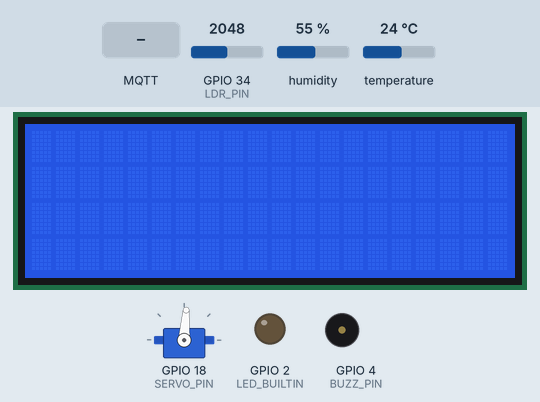
Simulated run of this sketch. Board: ESP32. Shown: servo, 20×4 character LCD, output pins drawn as LEDs (lit = HIGH), buzzer (waves = sounding). The test bench sets the inputs (shaded band); at power-on: GPIO 34 (LDR_PIN) = 2048, humidity 55 %, temperature 24 °C. WiFi joins after 1.5 s; servers stay silent unless stated; no MQTT or app messages arrive unless stated; what the sketch prints to the serial monitor is not drawn.

Above: at 2.7 s.
2.8 s: MQTT message "1" arrives on the first subscribed topic
At 5.1 s:
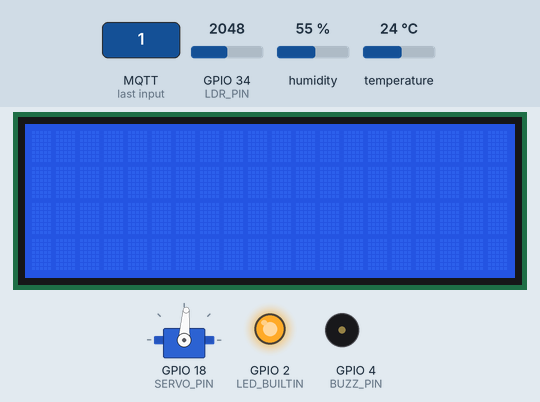
6.3 s: MQTT message "Main-ON-OFF" arrives on the first subscribed topic
At 9.4 s:
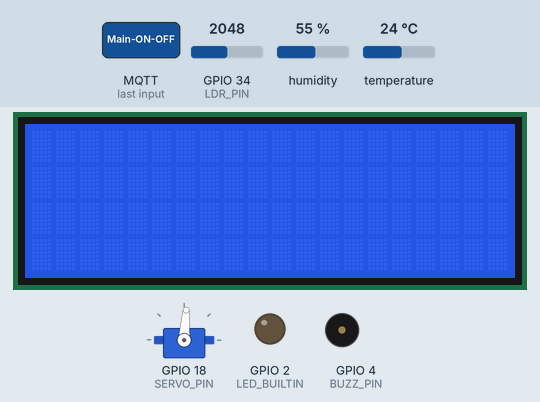
9.8 s: GPIO 34 (LDR_PIN) set to 2866
At 10.4 s:
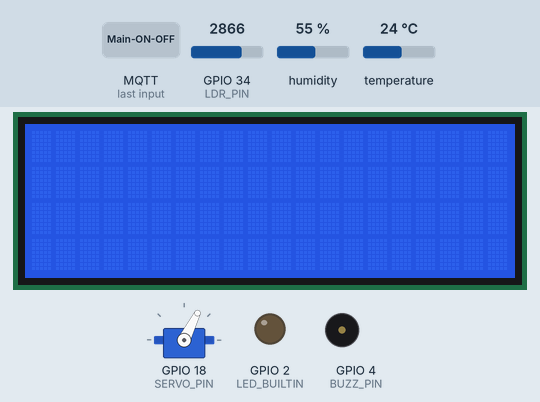
11.5 s: GPIO 34 (LDR_PIN) set to 3603
At 13.2 s:
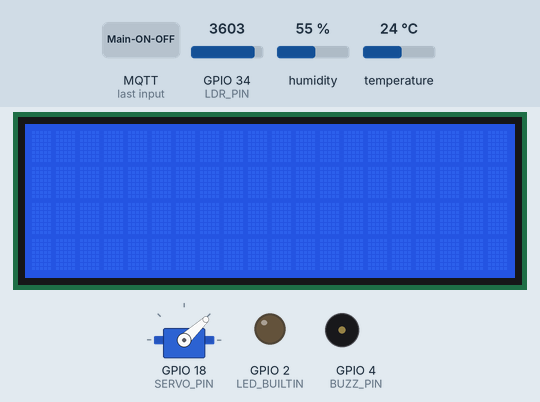
13.7 s: GPIO 34 (LDR_PIN) set to 4095
At 14.8 s:
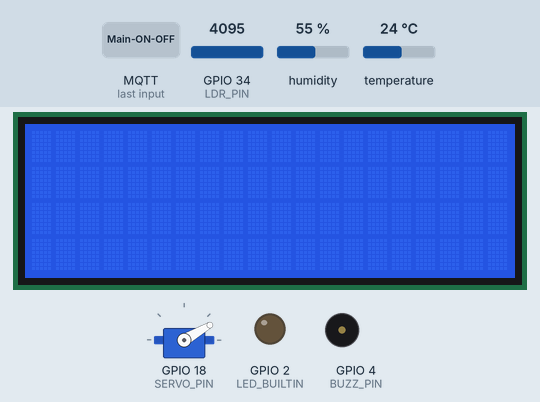
15.8 s: GPIO 34 (LDR_PIN) set to 1228
At 16.3 s:
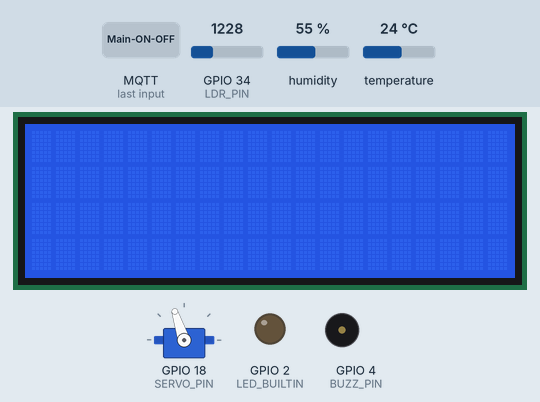
Timing chart, 0 to 18.3 s (numbered marks = the images above; inputs shaded):
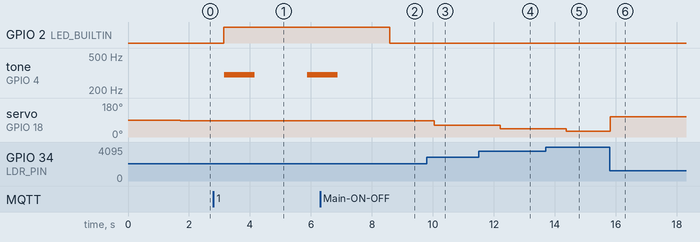

Measured:
- after the input at 2.8 s, GPIO 2 (LED_BUILTIN): LOW → HIGH after 0.33 s; tone on GPIO 4 (BUZZ_PIN): silent → 300 Hz after 0.36 s, → silent 1.0 s later, → 300 Hz 1.7 s later
- after the input at 6.3 s, GPIO 2 (LED_BUILTIN): HIGH → LOW after 2.3 s; tone on GPIO 4 (BUZZ_PIN): goes on until 6.9 s, then stays silent
- after the input at 9.8 s, servo on GPIO 18 (SERVO_PIN): 86° → 63° after 0.24 s
- after the input at 11.5 s, servo on GPIO 18 (SERVO_PIN): 63° → 43° after 0.71 s
- after the input at 13.7 s, servo on GPIO 18 (SERVO_PIN): 43° → 30° after 0.67 s
- after the input at 15.8 s, servo on GPIO 18 (SERVO_PIN): 30° → 108° at once

The sketch:

Medibox.ino
```cpp
#include <PubSubClient.h>
#include <WiFi.h>
#include <ESP32Servo.h>
#include <RTClib.h>
#include "DHTesp.h"
#include <LiquidCrystal_I2C.h>

#define LED_BUILTIN 2
#define LDR_PIN 34
#define BUZZ_PIN 4
#define DHT_PIN 15
#define SERVO_PIN 18

WiFiClient espClient;
PubSubClient mqttClient(espClient);
DHTesp dhtSensor;
Servo servo;
LiquidCrystal_I2C LCD = LiquidCrystal_I2C(0x27, 20, 4);


char tempAr[6];
char humidityAr[6];
char IntensityAr[6];
bool buzzerON = 0;
bool mainON = 0;
bool isAlarmTriggered = 0;
bool isBuzContinous = 0;
int AlarmDelay = 1;           // default
int Frequency = 300;         // default
int minAngle = 30;           // default
float controlFactor = 0.75;  // default
float Intensity;
int servoAngle = 0;


String dateTime;
String date;
String Alarm1;
String Alarm2;
String Alarm3;


void setup() {
  Serial.begin(115200);
  setupWiFi();
  setupMqtt();
  dhtSensor.setup(DHT_PIN, DHTesp::DHT22);
  servo.attach(SERVO_PIN, 500, 2400);

  LCD.init();
  LCD.backlight();

  pinMode(LED_BUILTIN, OUTPUT);
  digitalWrite(LED_BUILTIN, LOW);
}

void loop() {

  if (!mqttClient.connected()) {
    connectToBroker();
  }

  mqttClient.loop();

  updateIntensity();

  updateTempAndHumidity();


  checkBuzzer(Frequency, AlarmDelay);


  adjustServo();


  mqttClient.publish("TEMP", tempAr);
  delay(100);
  mqttClient.publish("HUMI", humidityAr);
  delay(100);
  mqttClient.publish("INTENSITY", IntensityAr);

}

void setupWiFi() {
  WiFi.begin("Wokwi-GUEST", "");

  while (WiFi.status() != WL_CONNECTED) {
    delay(500);
    Serial.print(".");
  }
  Serial.println("");
}

void setupMqtt() {
  mqttClient.setServer("test.mosquitto.org", 1883);
  mqttClient.setCallback(receiveCallback);
}

void connectToBroker() {  // subscribe to topics
  while (!mqttClient.connected()) {
    Serial.print("Attempting MQTT connection..");
    if (mqttClient.connect("ESP32-34534")) {
      Serial.println("Connected");

      mqttClient.subscribe("Main-ON-OFF");
      delay(10);
      mqttClient.subscribe("AlarmDelay");
      delay(10);
      mqttClient.subscribe("freq");
      delay(10);
      mqttClient.subscribe("dropDown");
      delay(10);
      mqttClient.subscribe("min-Angle");
      delay(10);
      mqttClient.subscribe("CF");
      delay(10);
      mqttClient.subscribe("alramTrigger");
      delay(10);
      mqttClient.subscribe("dateTime");

    } else {
      Serial.print("Failed");
      Serial.print(mqttClient.state());
      delay(5000);
    }
  }
}

void updateTempAndHumidity() {
  TempAndHumidity data = dhtSensor.getTempAndHumidity();
  String(data.temperature, 2).toCharArray(tempAr, 6);
  String(data.humidity, 2).toCharArray(humidityAr, 6);
}

void receiveCallback(char *topic, byte *payload, unsigned int length) {
  Serial.print("Message arrived [");
  Serial.print(topic);
  Serial.print("] ");

  char payloadCharAr[length];

  for (int i = 0; i < length; i++) {
    Serial.print((char)payload[i]);
    payloadCharAr[i] = (char)payload[i];
  }

  Serial.println();


  if (strcmp(topic, "Main-ON-OFF") == 0) {  // check the topic
    if (payloadCharAr[0] == '1') {
      digitalWrite(LED_BUILTIN, HIGH);
      buzzerON = 1;
      mainON = 1;
    } else {
      digitalWrite(LED_BUILTIN, LOW);
      buzzerON = 0;
      mainON = 0;
    }
  }


  else if (strcmp(topic, "alramTrigger") == 0) {  // check the topic
    if (length == 1)                              // if an alram is triggered the payload length = 1
    {
      buzzerON = 1;
      isAlarmTriggered = 1;
    } else if (mainON == 0)  // buzzer is switched off only if the main switch is off
    {

      buzzerON = 0;
      isAlarmTriggered = 0;
    }
    else {
      isAlarmTriggered = 0;
    }


  }

  else if (strcmp(topic, "dateTime") == 0) {  // Getting the relavant info from the payload
    date = String(payloadCharAr);
    Serial.println(date);
    dateTime = date.substring(0, 16);
    Alarm1 = date.substring(17, 22);
    Alarm2 = date.substring(23, 28);
    Alarm3 = date.substring(29, 34);

    updateDisplay();

  }


  else if (strcmp(topic, "dropDown") == 0) {  // check the topic
    if (payloadCharAr[0] == '1') {
      isBuzContinous = 0;  //repeated on-off

    } else {
      isBuzContinous = 1;  //continuous -> no delay
      AlarmDelay = 0;
    }
  }

  else if (strcmp(topic, "AlarmDelay") == 0) {  // check the topic
    AlarmDelay = atoi((char *)payload);
  }

  else if (strcmp(topic, "freq") == 0) {  // check the topic
    Frequency = atoi((char *)payload);
  }

  else if (strcmp(topic, "min-Angle") == 0) {  // check the topic
    minAngle = atoi((char *)payload);
    if (minAngle > 100) {
      minAngle = minAngle / 10;
    }
  }

  else if (strcmp(topic, "CF") == 0) {  // check the topic
    controlFactor = atof((char *)payload);
  }
}

void updateIntensity() {
  delay(10);  // this speeds up the simulation
  int LDRreading = analogRead(LDR_PIN);
  float LDRvalue = map(LDRreading, 4095, 0, 0, 1000);
  Intensity = LDRvalue / 1000;
  String(Intensity, 4).toCharArray(IntensityAr, 6);

}

void checkBuzzer(unsigned int freq, unsigned int del) {
  if (buzzerON == 1) {

    if (isBuzContinous == 1)

    {
      while (1) {
        tone(BUZZ_PIN, freq);
        mqttClient.loop();
        if (buzzerON == 0 || isAlarmTriggered == 0 ){
          break ;
        }
      }


    }

    else if (isBuzContinous == 0)  // repeated on off
      tone(BUZZ_PIN, freq);
    delay(1000);
    noTone(BUZZ_PIN);
    delay(del * 1000);
  }

  else if (buzzerON == 0) {
    noTone(BUZZ_PIN);
  }
}

void adjustServo() {
  servoAngle = minAngle + (180 - minAngle) * Intensity * controlFactor;  // calculating servo angle
  servo.write(servoAngle);
  delay(500);
}


void updateDisplay() {
  LCD.clear();


  LCD.setCursor(2, 0);
  LCD.print(dateTime);

  LCD.setCursor(0, 1);
  LCD.print("Alarm1 :  ");
  LCD.setCursor(10, 1);
  LCD.print(Alarm1);

  LCD.setCursor(0, 2);
  LCD.print("Alarm2 :  ");
  LCD.setCursor(10, 2);
  LCD.print(Alarm2);

  LCD.setCursor(0, 3);
  LCD.print("Alarm3 :  ");
  LCD.setCursor(10, 3);
  LCD.print(Alarm3);

  //delay(2000);
}
```
